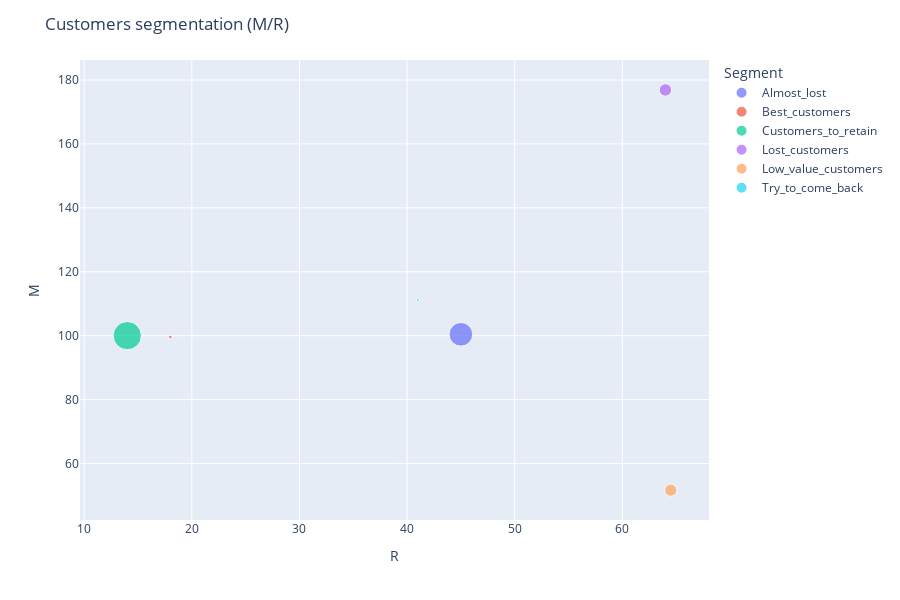

The code cell stored with this chart in its notebook:
### Code cell
# The second method is to visualize the groups on a plot
# (axes will represent the M and R features of the RFM segmentation)

fig = px.scatter(
    result_for_mapping,
    x='R',
    y='M',
    size='Count',
    color='Segment',
    hover_name='Segment'
)

fig.update_layout(
    title_text='Customers segmentation (M/R)',
    height=600
    )

fig.show()

### Figure 1 — Plotly figure (JSON) as saved in the notebook; plotly's stock layout.template omitted (floating-point values rounded to 4 significant figures)
{"data": [{"hovertemplate": "<b>%{hovertext}</b><br><br>Segment=Almost_lost<br>R=%{x}<br>M=%{y}<br>Count=%{marker.size}<extra></extra>", "hovertext": ["Almost_lost"], "legendgroup": "Almost_lost", "marker": {"color": "#636efa", "size": [1595], "sizemode": "area", "sizeref": 5.675, "symbol": "circle"}, "mode": "markers", "name": "Almost_lost", "orientation": "v", "showlegend": true, "type": "scatter", "x": [45], "xaxis": "x", "y": [100.4], "yaxis": "y"}, {"hovertemplate": "<b>%{hovertext}</b><br><br>Segment=Best_customers<br>R=%{x}<br>M=%{y}<br>Count=%{marker.size}<extra></extra>", "hovertext": ["Best_customers"], "legendgroup": "Best_customers", "marker": {"color": "#EF553B", "size": [38], "sizemode": "area", "sizeref": 5.675, "symbol": "circle"}, "mode": "markers", "name": "Best_customers", "orientation": "v", "showlegend": true, "type": "scatter", "x": [18], "xaxis": "x", "y": [99.59], "yaxis": "y"}, {"hovertemplate": "<b>%{hovertext}</b><br><br>Segment=Customers_to_retain<br>R=%{x}<br>M=%{y}<br>Count=%{marker.size}<extra></extra>", "hovertext": ["Customers_to_retain"], "legendgroup": "Customers_to_retain", "marker": {"color": "#00cc96", "size": [2270], "sizemode": "area", "sizeref": 5.675, "symbol": "circle"}, "mode": "markers", "name": "Customers_to_retain", "orientation": "v", "showlegend": true, "type": "scatter", "x": [14], "xaxis": "x", "y": [100.0], "yaxis": "y"}, {"hovertemplate": "<b>%{hovertext}</b><br><br>Segment=Lost_customers<br>R=%{x}<br>M=%{y}<br>Count=%{marker.size}<extra></extra>", "hovertext": ["Lost_customers"], "legendgroup": "Lost_customers", "marker": {"color": "#ab63fa", "size": [440], "sizemode": "area", "sizeref": 5.675, "symbol": "circle"}, "mode": "markers", "name": "Lost_customers", "orientation": "v", "showlegend": true, "type": "scatter", "x": [64], "xaxis": "x", "y": [176.9], "yaxis": "y"}, {"hovertemplate": "<b>%{hovertext}</b><br><br>Segment=Low_value_customers<br>R=%{x}<br>M=%{y}<br>Count=%{marker.size}<extra></extra>", "hovertext": ["Low_value_customers"], "legendgroup": "Low_value_customers", "marker": {"color": "#FFA15A", "size": [420], "sizemode": "area", "sizeref": 5.675, "symbol": "circle"}, "mode": "markers", "name": "Low_value_customers", "orientation": "v", "showlegend": true, "type": "scatter", "x": [64.5], "xaxis": "x", "y": [51.64], "yaxis": "y"}, {"hovertemplate": "<b>%{hovertext}</b><br><br>Segment=Try_to_come_back<br>R=%{x}<br>M=%{y}<br>Count=%{marker.size}<extra></extra>", "hovertext": ["Try_to_come_back"], "legendgroup": "Try_to_come_back", "marker": {"color": "#19d3f3", "size": [25], "sizemode": "area", "sizeref": 5.675, "symbol": "circle"}, "mode": "markers", "name": "Try_to_come_back", "orientation": "v", "showlegend": true, "type": "scatter", "x": [41], "xaxis": "x", "y": [111.2], "yaxis": "y"}], "layout": {"height": 600, "legend": {"itemsizing": "constant", "title": {"text": "Segment"}, "tracegroupgap": 0}, "margin": {"t": 60}, "title": {"text": "Customers segmentation (M/R)"}, "xaxis": {"anchor": "y", "domain": [0, 1], "title": {"text": "R"}}, "yaxis": {"anchor": "x", "domain": [0, 1], "title": {"text": "M"}}}}
